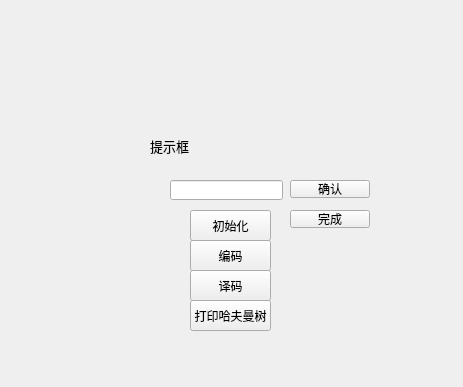
<?xml version="1.0" encoding="UTF-8"?>
<ui version="4.0">
 <class>Widget</class>
 <widget class="QWidget" name="Widget">
  <property name="geometry">
   <rect>
    <x>0</x>
    <y>0</y>
    <width>463</width>
    <height>387</height>
   </rect>
  </property>
  <property name="windowTitle">
   <string>Widget</string>
  </property>
  <widget class="QPushButton" name="BtnI">
   <property name="geometry">
    <rect>
     <x>190</x>
     <y>210</y>
     <width>81</width>
     <height>31</height>
    </rect>
   </property>
   <property name="text">
    <string>初始化</string>
   </property>
  </widget>
  <widget class="QLineEdit" name="lineEdit">
   <property name="geometry">
    <rect>
     <x>170</x>
     <y>180</y>
     <width>113</width>
     <height>20</height>
    </rect>
   </property>
  </widget>
  <widget class="QPushButton" name="okBtn">
   <property name="geometry">
    <rect>
     <x>290</x>
     <y>180</y>
     <width>80</width>
     <height>18</height>
    </rect>
   </property>
   <property name="text">
    <string>确认</string>
   </property>
  </widget>
  <widget class="QLabel" name="label1">
   <property name="geometry">
    <rect>
     <x>150</x>
     <y>110</y>
     <width>311</width>
     <height>71</height>
    </rect>
   </property>
   <property name="font">
    <font>
     <pointsize>10</pointsize>
    </font>
   </property>
   <property name="text">
    <string>提示框</string>
   </property>
  </widget>
  <widget class="QPushButton" name="finishBtn">
   <property name="geometry">
    <rect>
     <x>290</x>
     <y>210</y>
     <width>80</width>
     <height>18</height>
    </rect>
   </property>
   <property name="text">
    <string>完成</string>
   </property>
  </widget>
  <widget class="QPushButton" name="encodeBtn">
   <property name="geometry">
    <rect>
     <x>190</x>
     <y>240</y>
     <width>81</width>
     <height>31</height>
    </rect>
   </property>
   <property name="text">
    <string>编码</string>
   </property>
  </widget>
  <widget class="QPushButton" name="decodeBtn">
   <property name="geometry">
    <rect>
     <x>190</x>
     <y>270</y>
     <width>81</width>
     <height>31</height>
    </rect>
   </property>
   <property name="text">
    <string>译码</string>
   </property>
  </widget>
  <widget class="QPushButton" name="printBtn">
   <property name="geometry">
    <rect>
     <x>190</x>
     <y>300</y>
     <width>81</width>
     <height>31</height>
    </rect>
   </property>
   <property name="text">
    <string>打印哈夫曼树</string>
   </property>
  </widget>
 </widget>
 <resources/>
 <connections/>
</ui>
